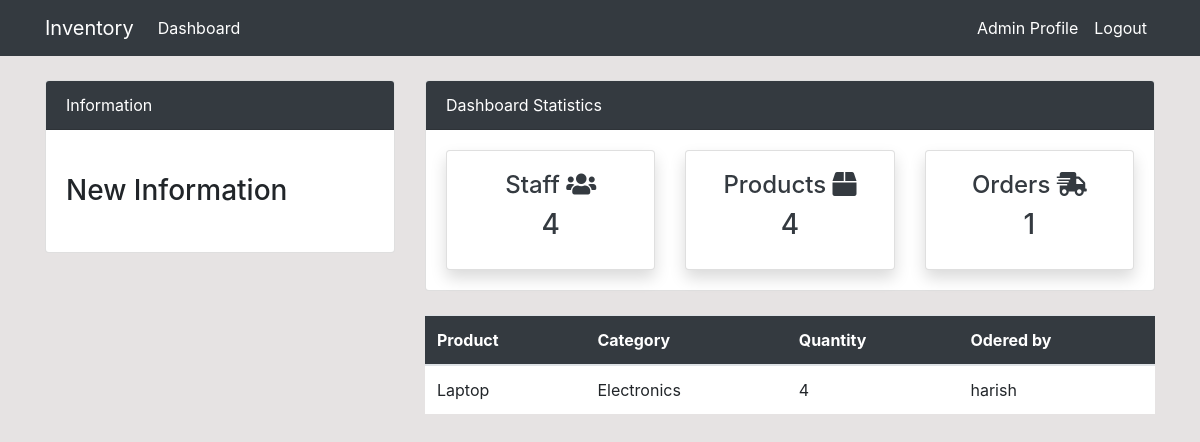
/order/ (signed in), run on the app's committed database.
### dashboard/models.py (models this page shows, shortened)
class Order(models.Model):
    name = models.ForeignKey(Product, on_delete=models.CASCADE, null=True)
    customer = models.ForeignKey(User, on_delete=models.CASCADE, null=True)
    order_quantity = models.PositiveIntegerField(null=True)

class Product(models.Model):
    name = models.CharField(max_length=100, null=True)
    quantity = models.PositiveIntegerField(null=True)
    category = models.CharField(max_length=50, choices=CATEGORY, null=True)
    def __str__(self):
        return f'{self.name}'

### dashboard/views.py (the view)
# urls.py: path('order/', views.order, name='dashboard-order'),
@login_required(login_url='user-login')
def order(request):
    order = Order.objects.all()
    order_count = order.count()
    customer = User.objects.filter(groups=2)
    customer_count = customer.count()
    product = Product.objects.all()
    product_count = product.count()
    context = {
        'order': order,
        'customer_count': customer_count,
        'product_count': product_count,
        'order_count': order_count,
    }
    return render(request, 'dashboard/order.html', context)

### templates/dashboard/order.html (shortened to what this page needs)
{% extends 'partials/base.html' %}
{% block content %}
{% include 'partials/topside.html' %}
<div class="row my-4">
    <div class="col-md-4"></div>
    <div class="col-md-8">
        <table class="table bg-white">
            <thead class="bg-dark text-white">
                <tr>
                    <th scope="col">Product</th>
                    <th scope="col">Category</th>
                    <th scope="col">Quantity</th>
                    <th scope="col">Odered by</th>
                </tr>
            </thead>
            <tbody>
                {% for order in order %}
                <tr>
                    <td>{{ order.name }}</td>
                    <td>{{ order.name.category }}</td>
                    <td>{{ order.order_quantity }}</td>
                    <td>{{ order.customer.username }}</td>
                </tr>
                {% endfor %}
            </tbody>
        </table>
    </div>
</div>
{% endblock %}

### templates/partials/nav.html (shortened to what this page needs)
<nav class="navbar navbar-expand-lg navbar-info bg-dark">
    <div class="container">
        {% if user.is_authenticated %}
        <a class="navbar-brand text-white" href="{% url 'dashboard-index' %}">Inventory</a>
        <div class="collapse navbar-collapse" id="navbarSupportedContent">
            <ul class="navbar-nav mr-auto">
                <li class="nav-item active">
                    <a class="nav-link text-white" href="{% url 'dashboard-index' %}">Dashboard </a>
                </li>
            </ul>
            <ul class="navbar-nav ml-auto">
                <li class="nav-item active">
                    <a class="nav-link text-white" href="{% url 'user-profile' %}">{{ user.username }} Profile
                        <span class="sr-only">(current)</span></a>
                </li>
                <li class="nav-item">
                    <a class="nav-link text-white" href="{% url 'user-logout' %}">Logout</a>
                </li>
            </ul>
            {% endif %}
        </div>
    </div>
</nav>

### static/style.css (style rules this page uses)
body { background: rgb(230, 227, 227); }

### data on the page
Order: name "Laptop", name.category "Electronics", order_quantity "4", customer.username "harish"

### other printed values
{{ user.username }} "Admin"
{{ customer_count }} "4"
{{ product_count }} "4"
{{ order_count }} "1"
